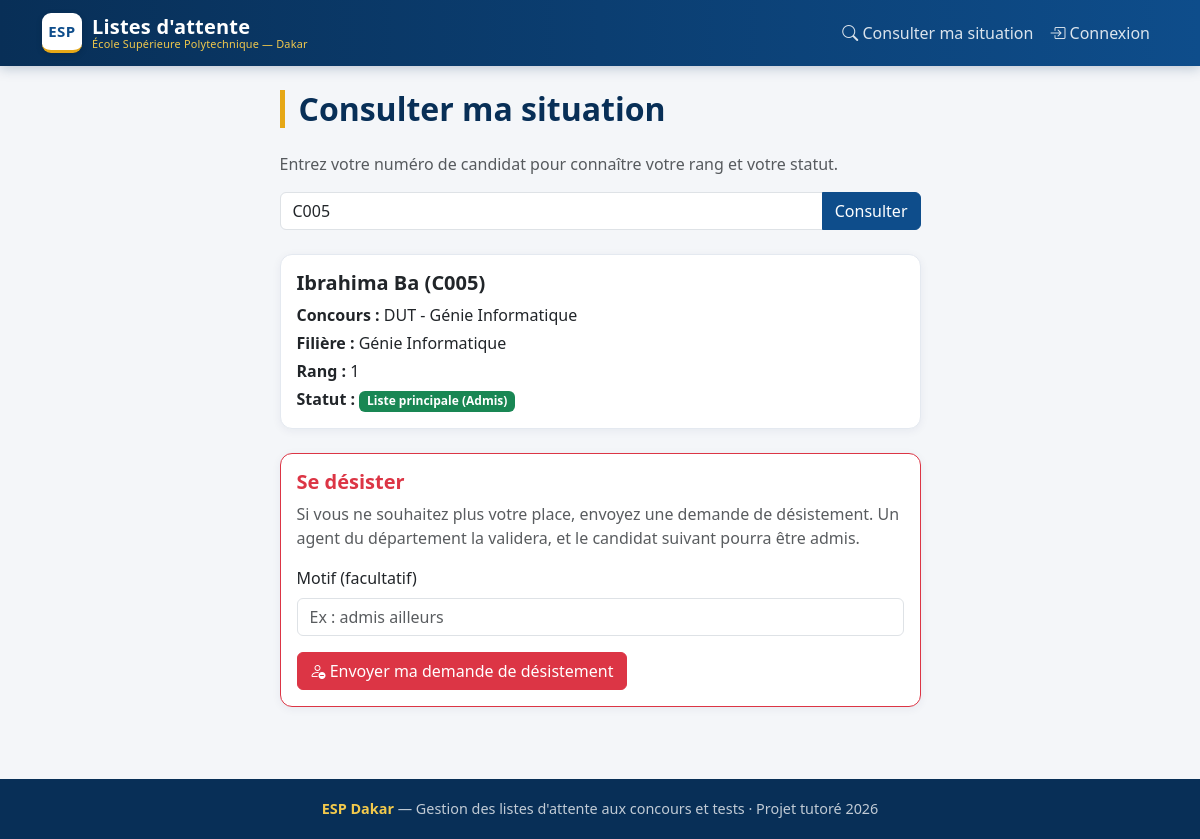
Page /pages/consultation.php?numero=C005 on the earlier database version.
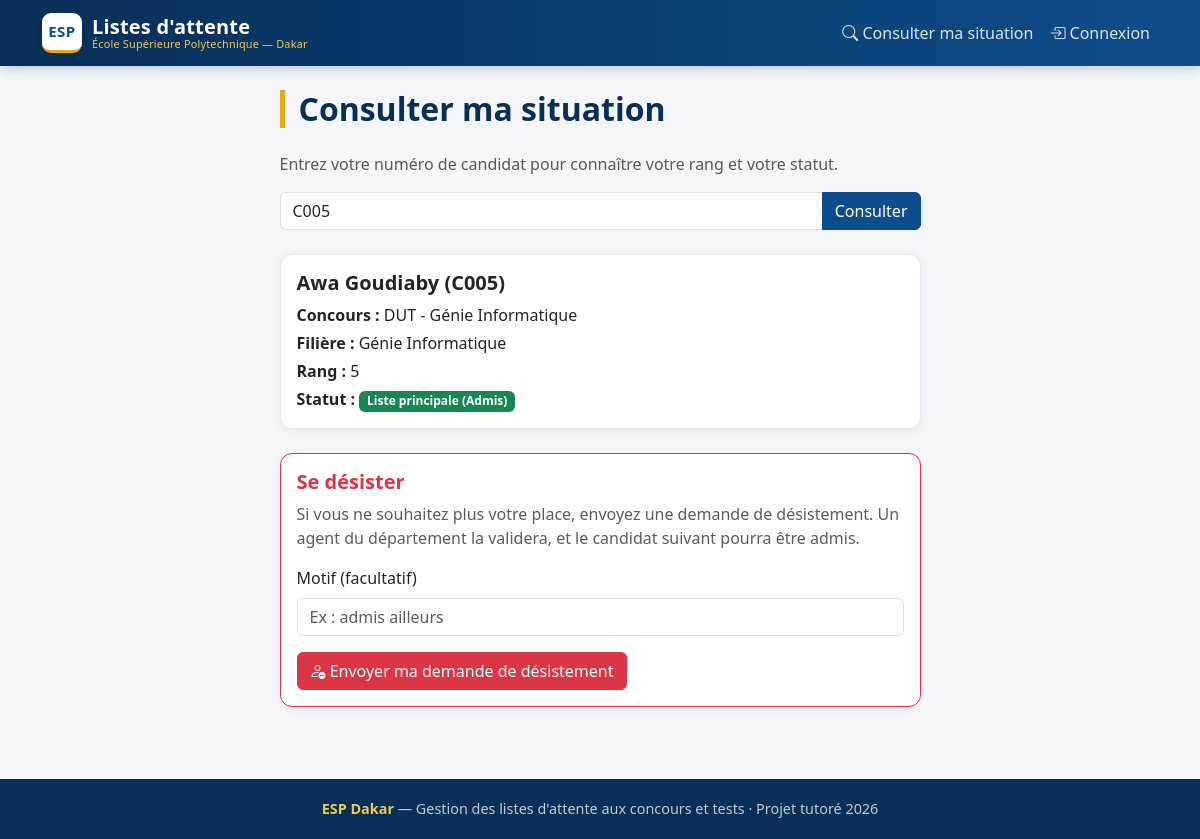
Same page on the later database version.
### tables this page shows
CREATE TABLE utilisateurs (
    id INT AUTO_INCREMENT PRIMARY KEY,
    nom VARCHAR(100) NOT NULL,
    prenom VARCHAR(100) NOT NULL,
    email VARCHAR(150) NOT NULL UNIQUE,
    telephone VARCHAR(20),
    mot_de_passe VARCHAR(255) NOT NULL,
    role ENUM('administrateur', 'agent', 'candidat') NOT NULL,
    service VARCHAR(100),
    departement VARCHAR(100),
    numero_candidat VARCHAR(50),
    date_naissance DATE,
    date_creation TIMESTAMP DEFAULT CURRENT_TIMESTAMP
);

CREATE TABLE concours (
    id INT AUTO_INCREMENT PRIMARY KEY,
    type ENUM('DUT', 'DIC', 'LICENCE') NOT NULL,
    annee INT NOT NULL,
    departement VARCHAR(100) NOT NULL
);

CREATE TABLE filieres (
    id INT AUTO_INCREMENT PRIMARY KEY,
    nom VARCHAR(150) NOT NULL,
    departement VARCHAR(100) NOT NULL,
    capacite_accueil INT NOT NULL,
    concours_id INT,
    FOREIGN KEY (concours_id) REFERENCES concours(id)
);

CREATE TABLE inscriptions (
    id INT AUTO_INCREMENT PRIMARY KEY,
    rang INT NOT NULL,
    date_inscription DATE NOT NULL,
    candidat_id INT,
    liste_id INT,
    FOREIGN KEY (candidat_id) REFERENCES utilisateurs(id),
    FOREIGN KEY (liste_id) REFERENCES listes(id)
);

### pages/consultation.php (the view, shortened to what this page needs)
<?php
require '../config/database.php';
include '../includes/header.php';
$resultat = null;
$demandeEnCours = false;
$numero = $_POST['numero'] ?? $_GET['numero'] ?? '';
if ($numero !== '') {
    $requete = $pdo->prepare("
        SELECT u.id AS candidat_id, u.nom, u.prenom, u.numero_candidat,
               i.id AS inscription_id, i.rang, l.type AS type_liste,
               f.id AS filiere_id, f.nom AS filiere, f.departement AS filiere_dep,
               c.type AS concours_type, c.departement
        FROM utilisateurs u
        JOIN inscriptions i ON i.candidat_id = u.id
        JOIN listes l ON i.liste_id = l.id
        JOIN filieres f ON l.filiere_id = f.id
        JOIN concours c ON f.concours_id = c.id
        WHERE u.numero_candidat = ? AND u.role = 'candidat'
    ");
    $requete->execute([$numero]);
    $resultat = $requete->fetch();
    if (!$resultat) {
        $erreur = "Aucun candidat trouvé avec ce numéro.";
    } else {
        $req = $pdo->prepare("SELECT COUNT(*) FROM demandes_desistement
                              WHERE candidat_id = ? AND statut = 'en_attente'");
        $req->execute([$resultat['candidat_id']]);
        $demandeEnCours = $req->fetchColumn() > 0;
    }
}
?>
<div class="row justify-content-center">
    <div class="col-md-7">
        <h2 class="page-title">Consulter ma situation</h2>
        <p class="text-muted">Entrez votre numéro de candidat pour connaître votre rang et votre statut.</p>
        <form method="GET" class="mb-4">
            <div class="input-group">
                <input type="text" name="numero" class="form-control"
                       placeholder="Exemple : C001" value="<?= htmlspecialchars($numero) ?>" required>
                <button type="submit" class="btn btn-primary">Consulter</button>
            </div>
        </form>
        <?php if ($resultat): ?>
            <div class="card mb-4">
                <div class="card-body">
                    <h5 class="card-title">
                        <?= htmlspecialchars($resultat['prenom'] . ' ' . $resultat['nom']) ?>
                        (<?= htmlspecialchars($resultat['numero_candidat']) ?>)
                    </h5>
                    <p class="mb-1"><strong>Concours :</strong> <?= htmlspecialchars($resultat['concours_type'] . ' - ' . $resultat['departement']) ?></p>
                    <p class="mb-1"><strong>Filière :</strong> <?= htmlspecialchars($resultat['filiere']) ?></p>
                    <p class="mb-1"><strong>Rang :</strong> <?= $resultat['rang'] ?></p>
                    <p class="mb-0">
                        <strong>Statut :</strong>
                        <?php if ($resultat['type_liste'] === 'principale'): ?>
                            <span class="badge bg-success">Liste principale (Admis)</span>
                        <?php else: ?>
                            <span class="badge bg-warning text-dark">Liste d'attente</span>
                        <?php endif; ?>
                    </p>
                </div>
            </div>
            <div class="card border-danger">
                <div class="card-body">
                    <h5 class="card-title text-danger">Se désister</h5>
                    <?php if ($demandeEnCours): ?>
                        <p class="mb-0 text-muted">
                            <i class="bi bi-clock-history"></i>
                            Une demande de désistement est <strong>en cours de traitement</strong> par l'administration.
                        </p>
                    <?php else: ?>
                        <p class="text-muted">
                            Si vous ne souhaitez plus votre place, envoyez une demande de désistement.
                            Un agent du département la validera, et le candidat suivant pourra être admis.
                        </p>
                        <form method="POST"
                              onsubmit="return confirm('Confirmer l\'envoi de votre demande de désistement ?');">
                            <div class="mb-3">
                                <label class="form-label">Motif (facultatif)</label>
                                <input type="text" name="motif" class="form-control" maxlength="255"
                                       placeholder="Ex : admis ailleurs">
                            </div>
                            <button type="submit" class="btn btn-danger">
                                <i class="bi bi-person-dash"></i> Envoyer ma demande de désistement
                            </button>
                        </form>
                    <?php endif; ?>
                </div>
            </div>
        <?php endif; ?>
    </div>
</div>
<?php include '../includes/footer.php'; ?>

Differences in the rows shown:
removed utilisateurs: prenom+nom "Ibrahima Ba", numero_candidat "C005", concours.type+departement "DUT - Génie Informatique", filieres.nom "Génie Informatique", inscriptions.rang "1"
added utilisateurs: prenom+nom "Awa Goudiaby", numero_candidat "C005", concours.type+departement "DUT - Génie Informatique", filieres.nom "Génie Informatique", inscriptions.rang "5"
